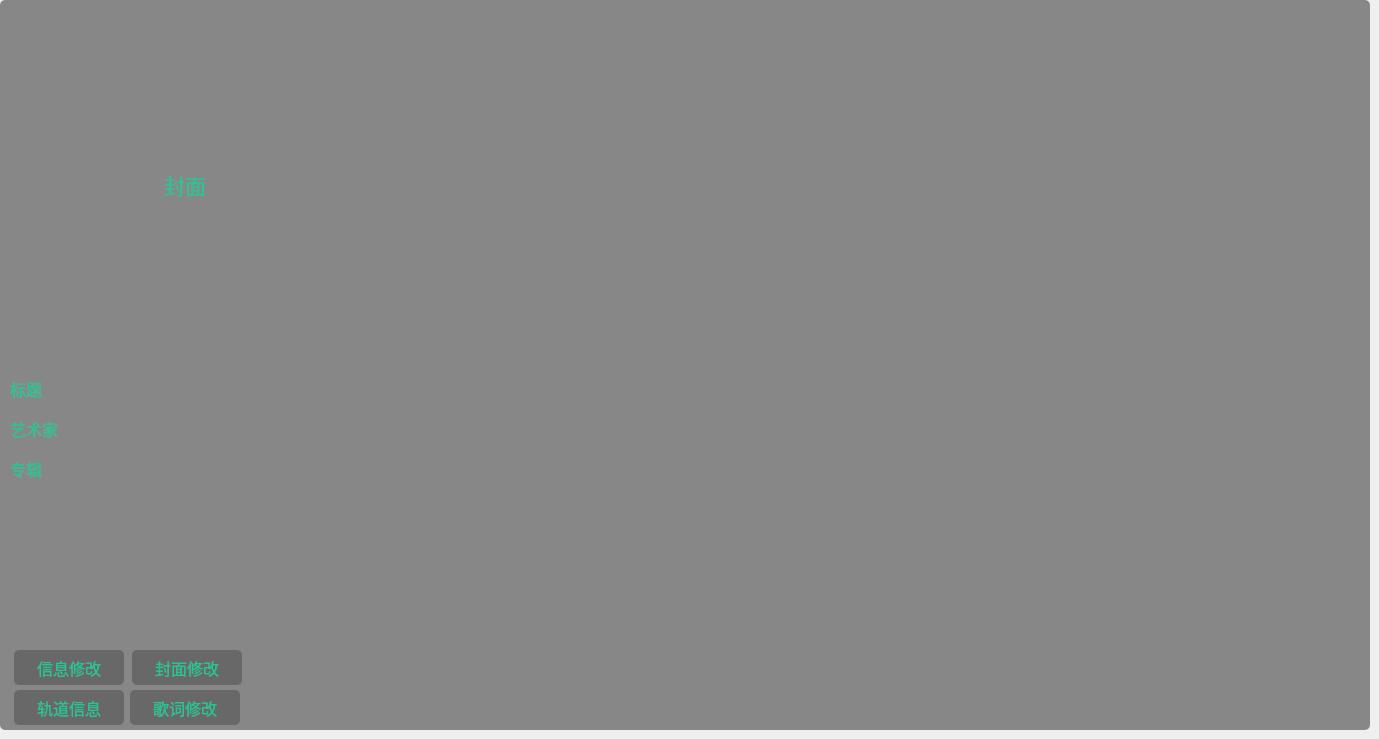
    <widget class="QWidget" name="Center_Info_Page">
     <widget class="QWidget" name="Center_Info_Page_Widget" native="true">
      <property name="geometry">
       <rect>
        <x>0</x>
        <y>0</y>
        <width>1370</width>
        <height>730</height>
       </rect>
      </property>
      <property name="styleSheet">
       <string notr="true">border-radius:5px;
background-color:rgba(30,30,30,0.5)</string>
      </property>
      <widget class="QLabel" name="details_cover_Label">
       <property name="geometry">
        <rect>
         <x>10</x>
         <y>10</y>
         <width>350</width>
         <height>350</height>
        </rect>
       </property>
       <property name="font">
        <font>
         <family>黑体</family>
         <pointsize>16</pointsize>
        </font>
       </property>
       <property name="styleSheet">
        <string notr="true">QLabel
{
background-color:transparent;
color:rgb(30,200,150);
border-radius:5px;
}</string>
       </property>
       <property name="text">
        <string>封面</string>
       </property>
       <property name="textFormat">
        <enum>Qt::AutoText</enum>
       </property>
       <property name="alignment">
        <set>Qt::AlignCenter</set>
       </property>
      </widget>
      <widget class="QLabel" name="music_title_Label_2">
       <property name="geometry">
        <rect>
         <x>10</x>
         <y>370</y>
         <width>941</width>
         <height>38</height>
        </rect>
       </property>
       <property name="font">
        <font>
         <family>黑体</family>
         <pointsize>12</pointsize>
        </font>
       </property>
       <property name="styleSheet">
        <string notr="true">QLabel
{
background-color:transparent;
color:rgb(30,200,150);
border-radius:5px;
}</string>
       </property>
       <property name="text">
        <string>标题 </string>
       </property>
      </widget>
      <widget class="QLabel" name="music_album_Label_2">
       <property name="geometry">
        <rect>
         <x>10</x>
         <y>450</y>
         <width>931</width>
         <height>38</height>
        </rect>
       </property>
       <property name="font">
        <font>
         <family>黑体</family>
         <pointsize>12</pointsize>
        </font>
       </property>
       <property name="styleSheet">
        <string notr="true">QLabel
{
background-color:transparent;
color:rgb(30,200,150);
border-radius:5px;
}</string>
       </property>
       <property name="text">
        <string>专辑 </string>
       </property>
      </widget>
      <widget class="QPushButton" name="add_lyric_Button">
       <property name="geometry">
        <rect>
         <x>130</x>
         <y>690</y>
         <width>110</width>
         <height>35</height>
        </rect>
       </property>
       <property name="minimumSize">
        <size>
         <width>110</width>
         <height>35</height>
        </size>
       </property>
       <property name="maximumSize">
        <size>
         <width>110</width>
         <height>35</height>
        </size>
       </property>
       <property name="font">
        <font>
         <family>黑体</family>
         <pointsize>12</pointsize>
        </font>
       </property>
       <property name="styleSheet">
        <string notr="true">QPushButton
{
background-color:rgb(30,30,30,0.3);
color:rgb(30,200,150);
border-radius:5px
}

QPushButton:disabled
{
background-color:rgb(30,30,30,0.1);
color:rgb(30,200,150);
border-radius:5px;
}
QPushButton:hover {	/*鼠标悬浮时*/
background-color: rgba(30,200,150,0.3);
}

QPushButton::pressed
{
background-color:rgb(30,200,150,0.4);
color:rgb(30,200,150);
}</string>
       </property>
       <property name="text">
        <string>歌词修改</string>
       </property>
      </widget>
      <widget class="QPushButton" name="add_cover_Button">
       <property name="geometry">
        <rect>
         <x>132</x>
         <y>650</y>
         <width>110</width>
         <height>35</height>
        </rect>
       </property>
       <property name="minimumSize">
        <size>
         <width>110</width>
         <height>35</height>
        </size>
       </property>
       <property name="maximumSize">
        <size>
         <width>110</width>
         <height>35</height>
        </size>
       </property>
       <property name="font">
        <font>
         <family>黑体</family>
         <pointsize>12</pointsize>
        </font>
       </property>
       <property name="styleSheet">
        <string notr="true">QPushButton
{
background-color:rgb(30,30,30,0.3);
color:rgb(30,200,150);
border-radius:5px
}

QPushButton:disabled
{
background-color:rgb(30,30,30,0.1);
color:rgb(30,200,150);
border-radius:5px;
}
QPushButton:hover {	/*鼠标悬浮时*/
background-color: rgba(30,200,150,0.3);
}

QPushButton::pressed
{
background-color:rgb(30,200,150,0.4);
color:rgb(30,200,150);
}</string>
       </property>
       <property name="text">
        <string>封面修改</string>
       </property>
      </widget>
      <widget class="QLabel" name="music_artist_Label_2">
       <property name="geometry">
        <rect>
         <x>10</x>
         <y>410</y>
         <width>941</width>
         <height>37</height>
        </rect>
       </property>
       <property name="font">
        <font>
         <family>黑体</family>
         <pointsize>12</pointsize>
        </font>
       </property>
       <property name="styleSheet">
        <string notr="true">QLabel
{
background-color:transparent;
color:rgb(30,200,150);
border-radius:5px;
}</string>
       </property>
       <property name="text">
        <string>艺术家 </string>
       </property>
      </widget>
      <widget class="QPushButton" name="senior_info_Button">
       <property name="geometry">
        <rect>
         <x>14</x>
         <y>690</y>
         <width>110</width>
         <height>35</height>
        </rect>
       </property>
       <property name="minimumSize">
        <size>
         <width>110</width>
         <height>35</height>
        </size>
       </property>
       <property name="maximumSize">
        <size>
         <width>110</width>
         <height>35</height>
        </size>
       </property>
       <property name="font">
        <font>
         <family>黑体</family>
         <pointsize>12</pointsize>
        </font>
       </property>
       <property name="styleSheet">
        <string notr="true">QPushButton
{
background-color:rgb(30,30,30,0.3);
color:rgb(30,200,150);
border-radius:5px
}

QPushButton:disabled
{
background-color:rgb(30,30,30,0.1);
color:rgb(30,200,150);
border-radius:5px;
}
QPushButton:hover {	/*鼠标悬浮时*/
background-color: rgba(30,200,150,0.3);
}

QPushButton::pressed
{
background-color:rgb(30,200,150,0.4);
color:rgb(30,200,150);
}</string>
       </property>
       <property name="text">
        <string>轨道信息</string>
       </property>
      </widget>
      <widget class="QPushButton" name="modify_info_Button">
       <property name="geometry">
        <rect>
         <x>14</x>
         <y>650</y>
         <width>110</width>
         <height>35</height>
        </rect>
       </property>
       <property name="minimumSize">
        <size>
         <width>110</width>
         <height>35</height>
        </size>
       </property>
       <property name="maximumSize">
        <size>
         <width>110</width>
         <height>35</height>
        </size>
       </property>
       <property name="font">
        <font>
         <family>黑体</family>
         <pointsize>12</pointsize>
        </font>
       </property>
       <property name="styleSheet">
        <string notr="true">QPushButton
{
background-color:rgb(30,30,30,0.3);
color:rgb(30,200,150);
border-radius:5px
}

QPushButton:disabled
{
background-color:rgb(30,30,30,0.1);
color:rgb(30,200,150);
border-radius:5px;
}
QPushButton:hover {	/*鼠标悬浮时*/
background-color: rgba(30,200,150,0.3);
}

QPushButton::pressed
{
background-color:rgb(30,200,150,0.4);
color:rgb(30,200,150);
}</string>
       </property>
       <property name="text">
        <string>信息修改</string>
       </property>
      </widget>
     </widget>
    </widget>
